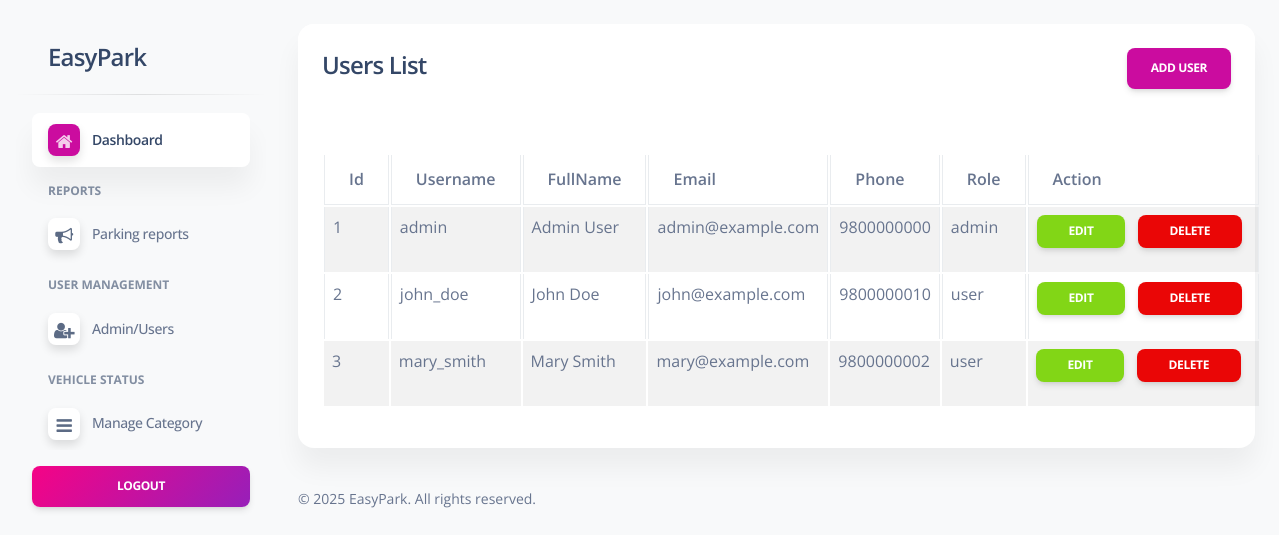
The page /admin/users.php (signed in) on the database as committed earlier.
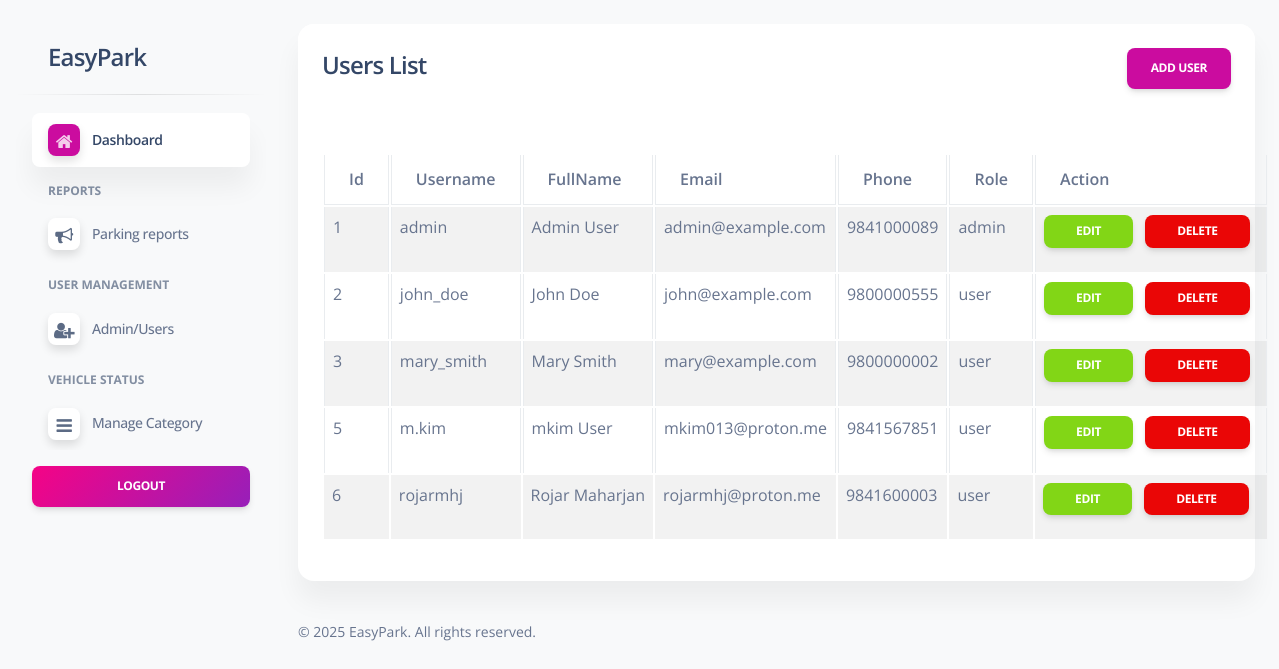
The same page on the database as committed later.
### tables this page shows
CREATE TABLE `users` (
  `id` int(11) NOT NULL,
  `username` varchar(100) DEFAULT NULL,
  `name` varchar(191) DEFAULT NULL,
  `email` varchar(100) DEFAULT NULL,
  `phone` varchar(20) DEFAULT NULL,
  `password` varchar(100) DEFAULT NULL,
  `role` varchar(100) DEFAULT NULL,
  `Created_date` date DEFAULT NULL,
  `balance` decimal(10,2) DEFAULT 0.00
);

### config/function.php (called while the page is built, shortened)
<?php
require_once 'dbcon.php';
function validate($inputData){
    global $conn;
    $validateData = mysqli_real_escape_string($conn, $inputData);
    return trim($validateData);
}
function getAll($tableName)
{
    global $conn;
    $table= validate($tableName);
    $query = "SELECT * FROM $table";
    $result = mysqli_query($conn,$query);
    return $result;
}
?>

### admin/authentication.php (called while the page is built, shortened)
<?php
if(isset($_SESSION['auth']))
{
    if(isset($_SESSION['loggedInUserRole']))
    {
        $role = validate($_SESSION['loggedInUserRole']);
        $email = validate($_SESSION['loggedInUser']['email']);
        $query = "SELECT * FROM users WHERE email='$email' AND role='$role' LIMIT 1";
        $result = mysqli_query($conn,$query);
    }
}else{
    redirect('../loginform.php','Login to continue....');
}
?>

### admin/users.php (the view, shortened to what this page needs)
<?php
include('include/header.php');
?>
<div class="col-md-12">
    <div class="card">
        <div class="card-header">
            <h4>
                Users List
                <a href="users-create.php" class="btn btn-primary float-end">Add User</a>
            </h4>
        </div>
        <div class="card-body">
        <table class="table table-bordered table-striped">
            <thead>
                <tr>
                    <th>Id</th>
                    <th>Username</th>
                    <th>FullName</th>
                    <th>Email</th>
                    <th>Phone</th>
                    <th>Role</th>
                    <th>Action</th>
                </tr>
            </thead>
            <tbody>
                <?php
                   $users = getAll('users');
                   if(mysqli_num_rows($users) > 0)
                   {
                    foreach($users as $userItem)
                    {
                        ?>
                <tr>
                    <td><?= htmlspecialchars($userItem['id']); ?></td>
                    <td><?= htmlspecialchars($userItem['username']); ?></td>
                    <td><?= htmlspecialchars($userItem['name']); ?></td>
                    <td><?= htmlspecialchars($userItem['email']); ?></td>
                    <td><?= htmlspecialchars($userItem['phone']); ?></td>
                    <td><?= htmlspecialchars($userItem['role']); ?></td>
                    <td>
                        <a href="users-edit.php?id=<?= urlencode($userItem['id']); ?>" class="btn btn-success btn-sm">Edit</a>
                        <a href="users-delete.php?id=<?= urlencode($userItem['id']); ?>"
                           class="btn btn-danger btn-sm mx-2"
                           > Delete</a>
                    </td>
                </tr>
                        <?php
                    }
                   }
                   else
                   {
                    ?>
                    <tr>
                        <td colspan="7">No Record Found</td>
                    </tr>
                    <?php
                   }
                ?>
            </tbody>
        </table>
        </div>
    </div>
</div>
<?php include('include/footer.php'); ?>

### admin/include/header.php (shortened to what this page needs)
<?php
require_once '../config/function.php';
include('authentication.php');
?>
<!DOCTYPE html>
<html lang="en">
<head>
  <link href="assets/css/nucleo-icons.css" rel="stylesheet" />
  <link href="assets/css/nucleo-svg.css" rel="stylesheet" />
  <link href="assets/css/nucleo-svg.css" rel="stylesheet" />
  <link id="pagestyle" href="assets/css/soft-ui-dashboard.css?v=1.0.7" rel="stylesheet" />
</head>
<body class="g-sidenav-show bg-gray-100">
<?php include('sidebar.php'); ?>
<main class="main-content position-relative max-height-vh-100 h-100 border-radius-lg ">
<div class="container-fluid py-4">

### admin/include/sidebar.php (shortened to what this page needs)
<link href="https://cdnjs.cloudflare.com/ajax/libs/font-awesome/4.7.0/css/font-awesome.min.css" rel="stylesheet" />
<aside class="sidenav navbar navbar-vertical navbar-expand-xs border-0 border-radius-xl my-3 fixed-start ms-3" id="sidenav-main">
  <div class="sidenav-header">
    <a class="navbar-brand m-0" href="index.php">
      <h4>EasyPark</h4>
    </a>
  </div>
  <hr class="horizontal dark mt-0">
  <div class="collapse navbar-collapse w-auto" id="sidenav-collapse-main">
    <ul class="navbar-nav">
      <li class="nav-item">
        <a class="nav-link active" href="index.php">
          <div class="icon icon-shape icon-sm shadow border-radius-md bg-white text-center me-2 d-flex align-items-center justify-content-center">
            <i class="fa fa-home text-white text-lg"></i>
          </div>
          <span class="nav-link-text ms-1">Dashboard</span>
        </a>
      </li>
      <li class="nav-item mt-3">
        <h6 class="ps-4 ms-2 text-uppercase text-xs font-weight-bolder opacity-6">Reports</h6>
      </li>
      <li class="nav-item">
        <a class="nav-link" href="bwdates-report-ds.php">
          <div class="icon icon-shape icon-sm shadow border-radius-md bg-white text-center me-2 d-flex align-items-center justify-content-center">
            <i class="fa fa-bullhorn text-dark text-lg"></i>
          </div>
          <span class="nav-link-text ms-1">Parking reports</span>
        </a>
      </li>
      <li class="nav-item mt-3">
        <h6 class="ps-4 ms-2 text-uppercase text-xs font-weight-bolder opacity-6">User management</h6>
      </li>
      <li class="nav-item">
        <a class="nav-link" href="users.php">
          <div class="icon icon-shape icon-sm shadow border-radius-md bg-white text-center me-2 d-flex align-items-center justify-content-center">
            <i class="fa fa-user-plus text-dark text-lg"></i>
          </div>
          <span class="nav-link-text ms-1">Admin/Users</span>
        </a>
      </li>
      <li class="nav-item mt-3">
        <h6 class="ps-4 ms-2 text-uppercase text-xs font-weight-bolder opacity-6">Vehicle status</h6>
      </li>
      <li class="nav-item">
        <a class="nav-link" href="javascript:void(0);" onclick="toggleSubmenu('manage-category-submenu')" aria-expanded="false">
          <div class="icon icon-shape icon-sm shadow border-radius-md bg-white text-center me-2 d-flex align-items-center justify-content-center">
            <i class="fa fa-bars text-dark text-lg"></i>
          </div>
          <span class="nav-link-text ms-1">Manage Category</span>
        </a>
      </li>
    </ul>
  </div>
  <div class="sidenav-footer mx-3">
    <a class="btn bg-gradient-primary mt-3 w-100" href="logout.php">Logout</a>
  </div>
</aside>

### admin/include/footer.php (shortened to what this page needs)
</div>
<footer class="footer pt-3">
    <div class="container-fluid">
        <div class="row align-items-center justify-content-lg-between">
            <div class="col-lg-6 mb-lg-0 mb-4">
                <div class="copyright text-center text-sm text-muted text-lg-start">
                    &copy; <?php echo date('Y'); ?> EasyPark. All rights reserved.
                </div>
            </div>
        </div>
    </div>
</footer>
</main>
</body>
</html>

### admin/assets/css/nucleo-svg.css (style rules this page uses)
.icon { display: inline-block; color: #111111; height: 1em; width: 1em; }
.icon-sm { height: 0.8em; width: 0.8em; }
.icon { fill: currentColor; stroke: none; }

Rows that differ between the two databases and show on the page:
changed users "admin": phone "9800000000" → "9841000089"
changed users "john_doe": phone "9800000010" → "9800000555"
added users: id "5", username "m.kim", name "mkim User", email "mkim013@proton.me", phone "9841567851", role "user"
added users: id "6", username "rojarmhj", name "Rojar Maharjan", email "rojarmhj@proton.me", phone "9841600003", role "user"
